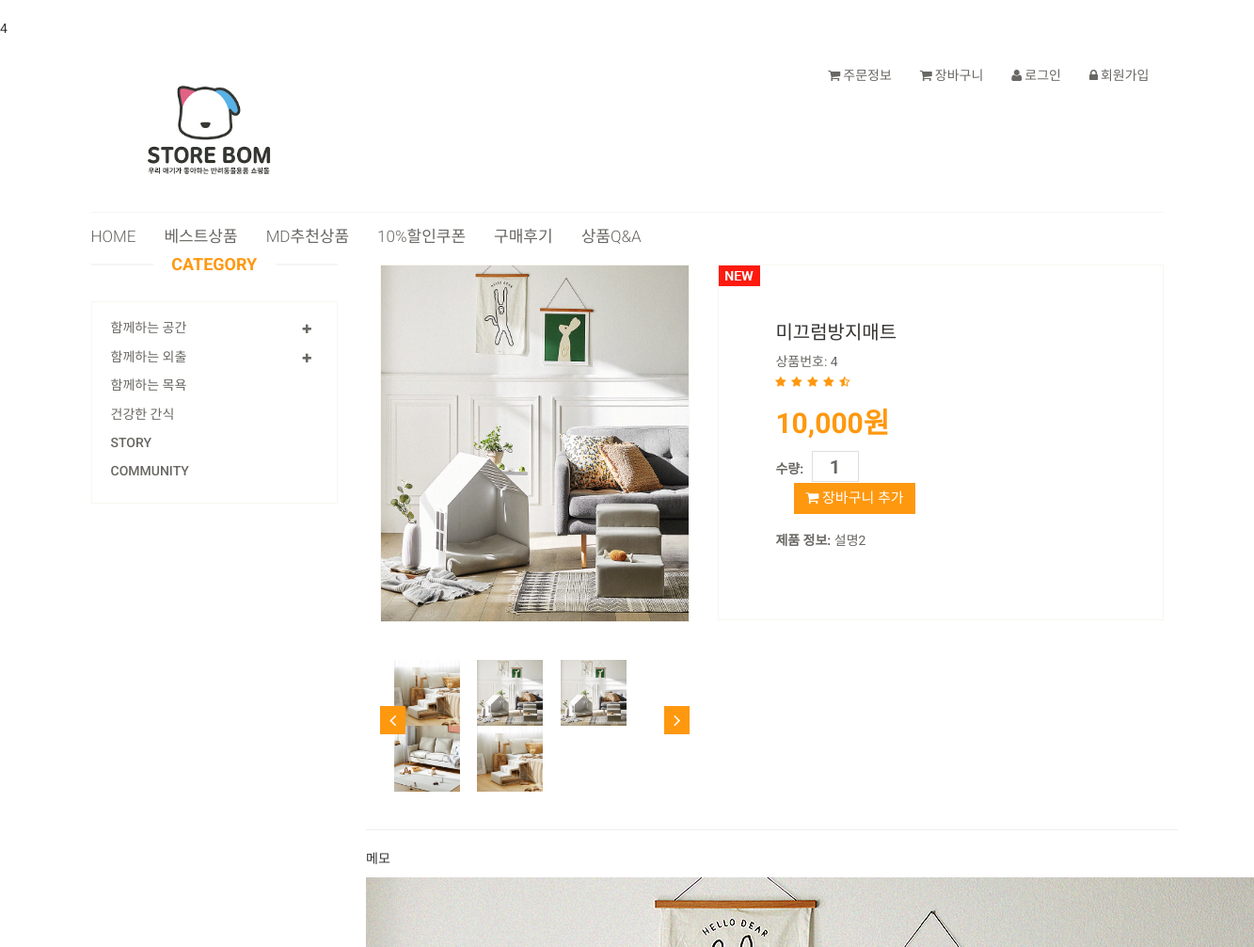
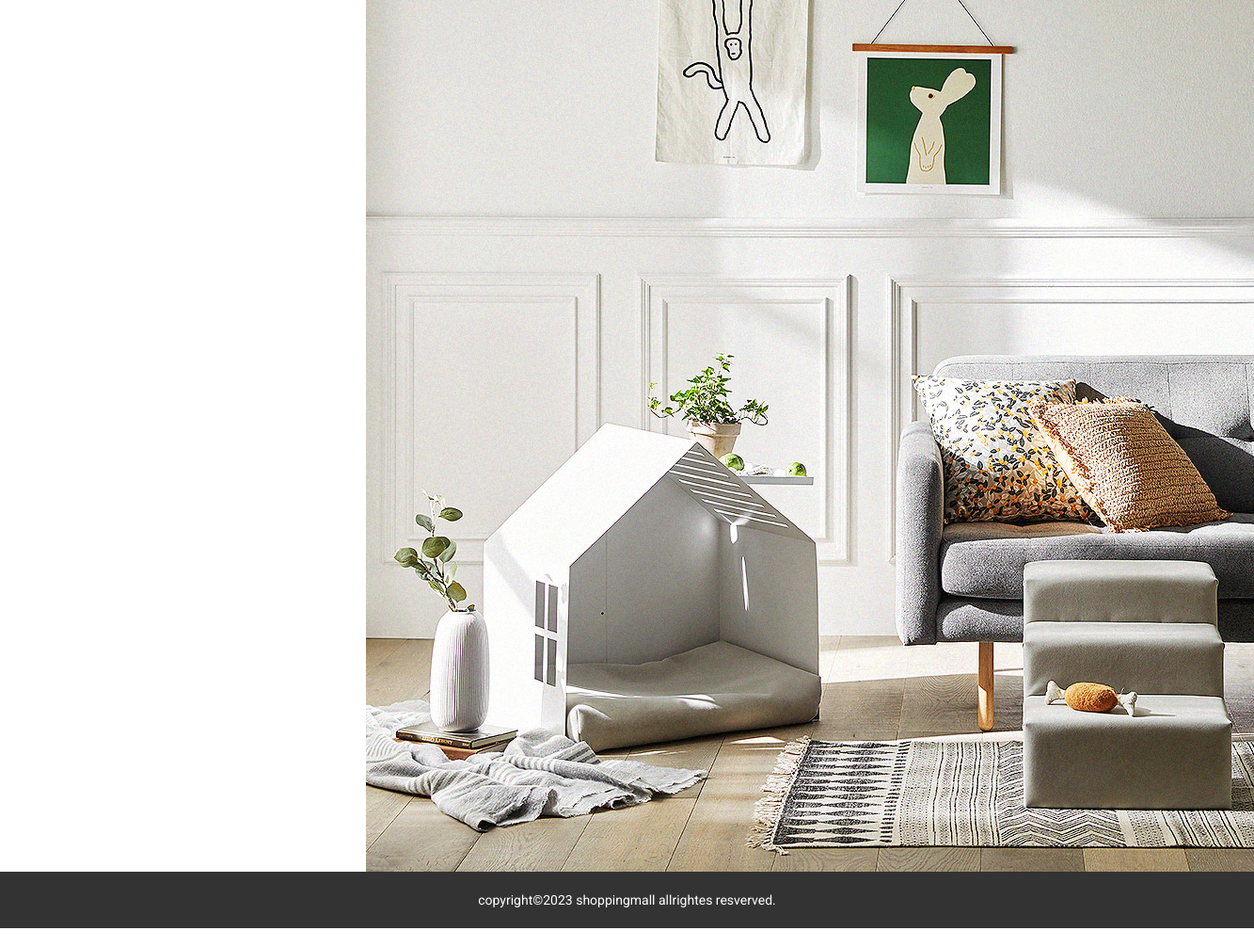
The app's page /product_detail.php?no=4 with its own data (2 pictures, top to bottom).
### tables this page shows
CREATE TABLE `shop_data` (
  `no` int(6) NOT NULL,
  `cate` varchar(100) DEFAULT NULL,
  `img` varchar(255) NOT NULL,
  `name` varchar(20) NOT NULL,
  `parent` varchar(20) NOT NULL,
  `price` double NOT NULL,
  `comment` varchar(500) NOT NULL,
  `memo` varchar(255) NOT NULL,
  `datetime` datetime DEFAULT current_timestamp()
);

### product_detail.php (the view, shortened to what this page needs)
<?php
  include('./db/db_conn.php');
	if(isset($_SESSION['mb_id'])){
		$userid = $_SESSION['mb_id'];
		$username = $_SESSION['mb_name'];
	}else{
		$userid = '';
	}
  $no = $_GET['no'];
  echo $no;
  $sql = "select * from shop_data where no='$no'";
  $result=mysqli_query($conn, $sql);
	$row = mysqli_fetch_array($result);
	$no = $row['no'];
	$name = $row['name'];
	$comment = $row['comment'];
	$memo = $row['memo'];
	$price = $row['price'];
	$img = $row['img'];
?>
<!DOCTYPE html>
<html lang="ko">
	<head>
		<link href="css/bootstrap.min.css" rel="stylesheet">
		<link href="css/font-awesome.min.css" rel="stylesheet">
		<link href="css/prettyPhoto.css" rel="stylesheet">
		<link href="css/price-range.css" rel="stylesheet">
		<link href="css/animate.css" rel="stylesheet">
		<link href="css/responsive.css" rel="stylesheet">
		<link href="css/main.css" rel="stylesheet">
	</head>
	<body>
		<header id="header">
			<div class="header-middle">
				<div class="container">
					<div class="row">
						<div class="col-md-4 clearfix">
							<h1 class="logo pull-left">
								<a href="index.php"><img src="./images/logo.png" alt="상단로고" width="220" /></a>
							</h1>
						</div>
						<div class="col-md-8 clearfix">
							<div class="shop-menu clearfix pull-right">
								<ul class="nav navbar-nav">
									<?php
									if(!$userid) {
									?>
										<li><a href="order_list.php"><i class="fa fa-shopping-cart"></i>주문정보</a></li>
										<li><a href="cart.php"><i class="fa fa-shopping-cart"></i>장바구니</a></li>
										<li><a href="login.php"><i class="fa fa-user"></i>로그인</a></li>
										<li><a href="sign.php"><i class="fa fa-lock"></i>회원가입</a></li>
									<?php } ?>
								</ul>
							</div>
						</div>
					</div>
				</div>
			</div>
			<div class="header-bottom">
				<div class="container">
					<div class="row">
						<div class="col-sm-9">
							<div class="mainmenu pull-left">
								<ul class="nav navbar-nav collapse navbar-collapse">
									<li><a href="index.php">HOME</a></li>
									<li><a href="index.php">베스트상품</a></li>
									<li><a href="index.php">MD추천상품</a></li>
									<li><a href="index.php">10%할인쿠폰</a></li>
									<li><a href="index.php">구매후기</a></li>
									<li><a href="index.php">상품Q&A</a></li>
								</ul>
							</div>
						</div>
					</div>
				</div>
			</div>
		</header>
		<section>
			<div class="container">
				<div class="row">
					<div class="col-sm-3">
						<div class="left-sidebar">
							<h2>Category</h2>
							<div class="panel-group category-products" id="accordian">
								<div class="panel panel-default">
									<div class="panel-heading">
										<h4 class="panel-title">
											<a data-toggle="collapse" data-parent="#accordian" href="#cate01">
												<span class="badge pull-right"><i class="fa fa-plus"></i></span>
												함께하는 공간
											</a>
										</h4>
									</div>
								</div>
								<div class="panel panel-default">
									<div class="panel-heading">
										<h4 class="panel-title">
											<a data-toggle="collapse" data-parent="#accordian" href="#cate02">
												<span class="badge pull-right"><i class="fa fa-plus"></i></span>
												함께하는 외출
											</a>
										</h4>
									</div>
								</div>
								<div class="panel panel-default">
									<div class="panel-heading">
										<h4 class="panel-title"><a href="cate.php?cate=cate03">함께하는 목욕</a></h4>
									</div>
								</div>
								<div class="panel panel-default">
									<div class="panel-heading">
										<h4 class="panel-title"><a href="cate.php?cate=cate04">건강한 간식</a></h4>
									</div>
								</div>
								<div class="panel panel-default">
									<div class="panel-heading">
										<h4 class="panel-title"><a href="#">Story</a></h4>
									</div>
								</div>
								<div class="panel panel-default">
									<div class="panel-heading">
										<h4 class="panel-title"><a href="#">Community</a></h4>
									</div>
								</div>
							</div>
						</div>
					</div>
					<div class="col-sm-9 padding-right">
						<div class="product-details">
							<div class="col-sm-5">
									<div class="view-product">
										<img src="./images/shop/<?=$img?>" alt="대표사진">
									</div>
									<div id="similar-product" class="carousel slide" data-ride="carousel">
										<div class="carousel-inner">
											<div class="item active">
												<?php
													$sql = "select img, no from shop_data";
													$result2 = mysqli_query($conn, $sql);
													while ($row2 = mysqli_fetch_array($result2)){?>
													<a href="http://127.0.0.1/shop/product_detail.php?no=<?=$row2['no']?>"><img src="./images/shop/<?=$row2['img']?>" alt="" style="width:70px;height:70px;"></a>
												<?php }?>
											</div>
										</div>
								<a class="left item-control" href="#similar-product" data-slide="prev"><i class="fa fa-angle-left"></i>
								</a>
								<a class="right item-control" href="#similar-product" data-slide="next"><i class="fa fa-angle-right"></i>
								</a>
							</div>
						</div>
						<div class="col-sm-7">
							<div class="product-information">
								<img src="./images/product-details/new.jpg" class="newarrival" alt="">
								<form action="./php/cart_insert.php?no=<?=$no?>" method="POST">
								<h2><?=$name?></h2>
								<p>상품번호: <?=$no?></p>
								<img src="./images/product-details/rating.png" alt="" />
								<br>
								<span>
									<span><?=NUMBER_FORMAT($price) ?>원</span>
									<br>
									<label>수량:</label>
									<input type="text" name="quantity" id="quantity" value="1" >
									<br>
									<button type="submit" class="btn btn-fefault cart">
										<i class="fa fa-shopping-cart"></i>
										장바구니 추가
									</button>
									<br>
								</span>
								<p><b>제품 정보:</b> <?=$comment?></p>
								</form>
							</div>
						</div>
					</div>
					<hr>
					<p><?=$memo?></p>
					<img src="images/shop/<?=$img?>" alt="상세페이지">
				</div>
			</div>
		</section>
		<footer class="text-center">
			<address>copyright&copy;2023 shoppingmall allrightes resverved.</address>
		</footer>
	</body>
</html>

### css/main.css (style rules this page uses)
body { font-family: 'Roboto', sans-serif; position: relative; font-weight: 400px; }
ul li { list-style: none; }
a { -webkit-transition: 300ms; transition: 300ms; }
h1, h2, h3, h4, h5, h6 { font-family: 'Roboto', sans-serif; }
.header-middle .container .row { border-bottom: 1px solid #f5f5f5; margin-left: 0; margin-right: 0; padding-bottom: 20px; padding-top: 20px; }
.shop-menu ul li { display: inline-block; padding-left: 15px; padding-right: 15px; }
.shop-menu ul li:last-child { padding-right: 0; }
.shop-menu ul li a { background: #FFFFFF; color: #696763; font-family: 'Roboto', sans-serif; font-size: 14px; font-weight: 300; padding: 0; padding-right: 0; margin-top: 10px; }
.shop-menu ul li a i { margin-right: 3px; }
.header-bottom { padding-bottom: 0px; padding-top:15px; }
.navbar-collapse.collapse { padding-left: 0; }
.mainmenu ul li { padding-right: 15px; padding-left: 15px; }
.mainmenu ul li:first-child { padding-left: 0px; }
.mainmenu ul li a { color: #696763; font-family: 'Roboto', sans-serif; font-size: 17px; font-weight: 300; padding: 0; padding-bottom: 10px; }
.item { padding-left: 100px; }
.right { right: 0; }
.category-products { border: 1px solid #F7F7F0; margin-bottom: 35px; padding-bottom: 20px; padding-top: 15px; }
.left-sidebar h2, .brands_products h2 { color: #FE980F; font-family: 'Roboto', sans-serif; font-size: 18px; font-weight: 700; margin: 0 auto 30px; text-align: center; text-transform: uppercase; position: relative; z-index: 3; }
.left-sidebar h2:after, h2.title:after { content: " "; position: absolute; border: 1px solid #f5f5f5; bottom: 8px; left: 0; width: 100%; height: 0; z-index: -2; }
.left-sidebar h2:before { content: " "; position: absolute; background: #fff; bottom: -6px; width: 130px; height: 30px; z-index: -1; left: 50%; margin-left: -65px; }
.category-products .panel { background-color: #FFFFFF; border: 0px; border-radius: 0px; -webkit-box-shadow: none; box-shadow: none; margin-bottom: 0px; }
.category-products .panel-default .panel-heading { background-color: #FFFFFF; border: 0 none; color: #FFFFFF; padding: 5px 20px; }
.category-products .panel-default .panel-heading .panel-title a { color: #696763; font-family: 'Roboto', sans-serif; font-size: 14px; text-decoration: none; text-transform: uppercase; }
.category-products .badge { background: none; border-radius: 10px; color: #696763; display: inline-block; font-size: 12px; font-weight: bold; line-height: 1; min-width: 10px; padding: 3px 7px; text-align: center; vertical-align: baseline; white-space: nowrap; }
.padding-right { padding-right: 0; }
.product-details { overflow: hidden; }
#similar-product { margin-top: 40px; }
.product-details { margin-bottom: 40px; overflow: hidden; margin-top: 10px; }
.view-product { position: relative; }
.view-product img { border: 1px solid #F7F7F0; height: 380px; width: 100%; }
#similar-product .carousel-inner .item { padding-left: 0px; }
#similar-product .carousel-inner .item img { display: inline-block; margin-left: 15px; }
.item-control { position: absolute; top: 35%; }
.item-control i { background: #FE980F; color: #FFFFFF; font-size: 20px; padding: 5px 10px; }
.product-information { border: 1px solid #F7F7F0; overflow: hidden; padding-bottom: 60px; padding-left: 60px; padding-top: 60px; position: relative; }
.newarrival { position: absolute; top: 0; left: 0 }
.product-information h2 { color: #363432; font-family: 'Roboto', sans-serif; font-size: 20px; margin-top: 0; }
.product-information p { color: #696763; font-family: 'Roboto', sans-serif; margin-bottom: 5px; }
.product-information span { display: inline-block; margin-bottom: 8px; margin-top: 18px; }
.product-information span span { color: #FE980F; float: left; font-family: 'Roboto', sans-serif; font-size: 30px; font-weight: 700; margin-right: 20px; margin-top: 0px; }
.product-information span input { border: 1px solid #DEDEDC; color: #696763; font-family: 'Roboto', sans-serif; font-size: 20px; font-weight: 700; height: 33px; outline: medium none; text-align: center; width: 50px; }
.product-information span label { color: #696763; font-family: 'Roboto', sans-serif; font-weight: 700; margin-right: 5px; }
.cart { background: #FE980F; border: 0 none; border-radius: 0; color: #FFFFFF; font-family: 'Roboto', sans-serif; font-size: 15px; margin-bottom: 10px; margin-left: 20px; }
footer address { line-height:60px !important; background:#333; color:#fff; }

### records on screen
shop_data: img (picture), name "미끄럼방지매트", no "4", price "10,000", comment "설명2", memo "메모"
shop_data: img (picture)
shop_data: img (picture)
shop_data: img (picture)
shop_data: img (picture)

### other values on screen
$no "4"
